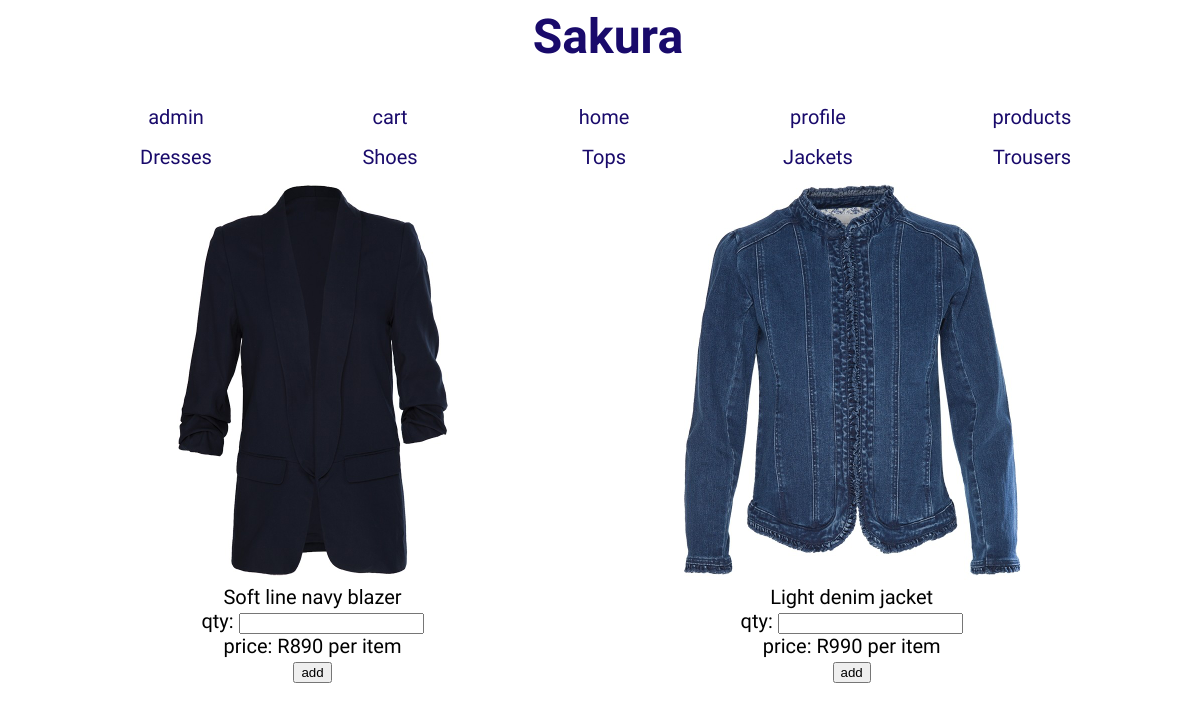
The app's page /products.php?cid=5 with its own data.
### tables this page shows
CREATE TABLE IF NOT EXISTS `categories` (
  `cname` char(64) NOT NULL,
  `cid` int(11) NOT NULL
);

CREATE TABLE IF NOT EXISTS `prodcat` (
  `cpid` int(11) NOT NULL,
  `cid` int(11) NOT NULL,
  `pid` int(11) NOT NULL
);

CREATE TABLE IF NOT EXISTS `products` (
  `pname` char(64) NOT NULL,
  `pid` int(11) NOT NULL,
  `img` char(255) NOT NULL,
  `price` decimal(10,0) NOT NULL
);

### products.php (the view, shortened to what this page needs)
<?php
include("config.php");
$cid = htmlspecialchars($_GET["cid"]) . '!';
$prodresult = mysqli_query($db,"SELECT * FROM products INNER JOIN prodcat ON products.pid = prodcat.pid WHERE prodcat.cid = '$cid'");
?>
<html>
<head>
	<link rel="stylesheet" href="product.css">
</head>
<body>
<?php echo "<div class='content'>"; ?>
<?php echo "<div id='menu'>"; ?>
<?php include("menu.php"); ?>
<?php include("category.php"); ?>
<?php echo "<table border='0'>";
while($row = mysqli_fetch_array($prodresult))
{
echo "<form method='post' action='add_to_cart.php?cid=" . $cid . "'>";
echo "<td style='background: transparent'>";
echo "<ul><li id=menu><img src=" . $row['img'] . "></li>";
echo "<li id=menu>" . $row['pname'] . " </li>";
echo "<li id=menu>qty: <input type ='text' name ='pqty'/><input type ='hidden' name='pname' value='" .  $row['pname'] . "'/></li>";
echo "<li id=menu>price: R" . $row['price'] . " per item</li>";
echo "<li id=menu><input type = 'submit' value = 'add'/></li></ul>";
echo "</td>";
echo "</form>";
}
echo "</table>";
echo "</div>";
echo "</div>";
?>
</body>
</html>

### category.php
<?php
include("config.php");
$result = mysqli_query($db,"SELECT * FROM categories");
echo "<table border='0'>";
echo "<tr>";
while($row = mysqli_fetch_array($result))
{
echo "<td><ul><li><a href=products.php?cid=" . $row['cid'] . ">" . $row['cname'] . "</li></ul></a></td>";
}
echo "</tr>";
echo "</table>";
?>

### product.css (style rules this page uses)
body { background: url(https://stmed.net/sites/default/files/flower-wallpapers-27859-53340.jpg); background-repeat: no-repeat; background-size: cover; }
div { width: auto; margin: auto; }
img { height: 400px; width: relative; }
a { text-decoration: none; }
.content { background: transparent; margin: auto; position: relative; height: 800px; width: 1200px; text-align: center; }
#menu { text-align: center; width: 90%; margin: auto; }
#menu ul { margin:0; padding:0; list-style-type:none; text-align:center; font-family: Sofia; font-size: 20px; }
#menu li { float: left; margin: auto; padding: 0; background-color: transparent; }
#menu li a { display: block; width: 200px; color: rgb(25, 10, 107); text-decoration: none; padding: 5px; }

### records on screen
categories: cname "Dresses"
categories: cname "Shoes"
categories: cname "Tops"
categories: cname "Jackets"
categories: cname "Trousers"
prodcat: pid.img (picture), pid.pname "Soft line navy blazer", pid.price "890"
prodcat: pid.img (picture), pid.pname "Light denim jacket", pid.price "990"
